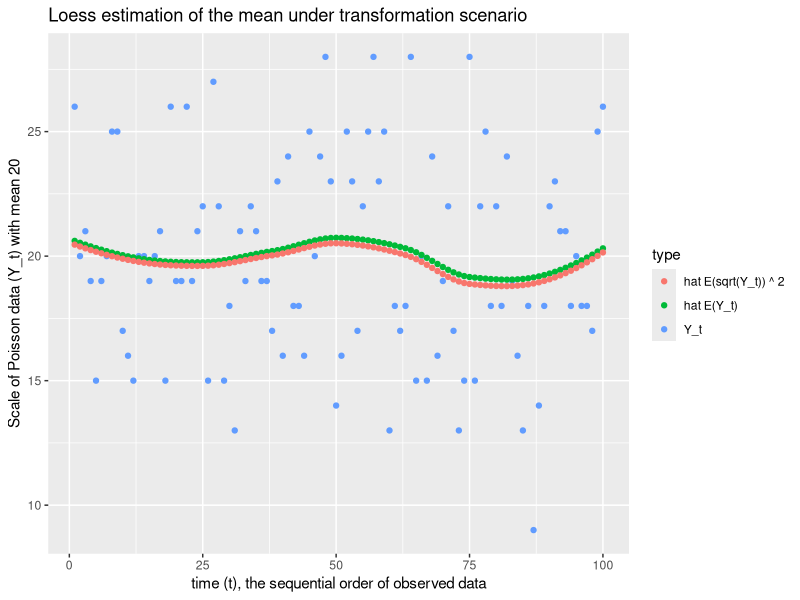
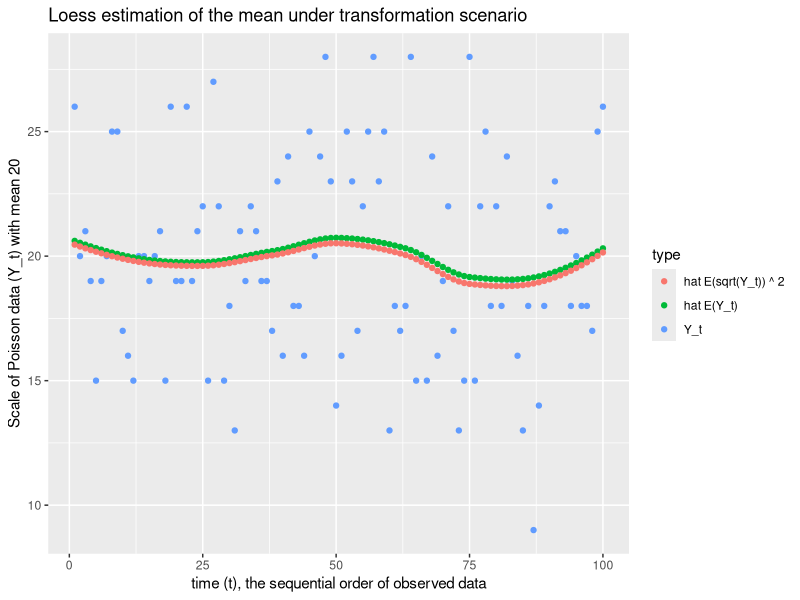

Write R code to recreate these figures, in order. (Note: this script raises an error after producing the figures.)
library(ggplot2)

set.seed(543)

# Generate Poisson data ------------------------------------------------------
T <- 100
mu <- 20  # Change this from .20 to 20 
sim_df <- data.frame(t=1:T, y=rpois(T, mu), type='Y_t')


# Local Mean (loess) model on the original scale -----------------------------
mod_orig <- loess(y ~ t, data=sim_df)
sim_df_loess <- sim_df
sim_df_loess$y <- predict(mod_orig)
sim_df_loess$type <- 'hat E(Y_t)'


# Local Mean (loess) model on the sqrt scale ---------------------------------
mod_tr <- loess(sqrt(y) ~ t, data=sim_df)
sim_df_tr_loess <- sim_df
sim_df_tr_loess$y <- predict(mod_tr) ^ 2
sim_df_tr_loess$type <- 'hat E(sqrt(Y_t)) ^ 2'


# Analysis of bias on the square root scale ----------------------------------
expected_bias_sqrt <- -1 / (8 * sqrt(mu)) + 1 / (16 * mu ^ (1.5))
observed_bias_sqrt <- mean(sqrt(sim_df_tr_loess$y) - sqrt(sim_df_loess$y))
cat("On the square root scale, a Taylor expansion estimates a bias of",
    expected_bias_sqrt, "\nwhereas the mean difference in loess estimates",
    "(on the sqrt scale) is", observed_bias_sqrt, "\n")

# Analysis of bias on the original scale --------------------------------------
E_sqrt <- sqrt(mu) + expected_bias_sqrt
E_reconstituted <- E_sqrt ^ 2
expected_bias <- E_reconstituted - mu
observed_bias <- mean(sim_df_tr_loess$y - sim_df_loess$y)
cat("On the original scale, a Taylor expansion estimates a bias of",
    expected_bias, "\nwhereas the mean difference in loess estimates",
    "is", observed_bias, "\n")

# Plotting --------------------------------------------------------------------
plot_df <- rbind(sim_df, sim_df_loess, sim_df_tr_loess)
p <- ggplot(plot_df, aes(x=t, y=y, color=type)) +
  geom_point() +
  xlab("time (t), the sequential order of observed data") +
  ylab(paste("Scale of Poisson data (Y_t) with mean", mu)) +
  ggtitle('Loess estimation of the mean under transformation scenario')
p
p + ggsave(paste0('C:/devl/jenson-demo-mu-is-', mu, '.png'), width = 7, height = 7)
